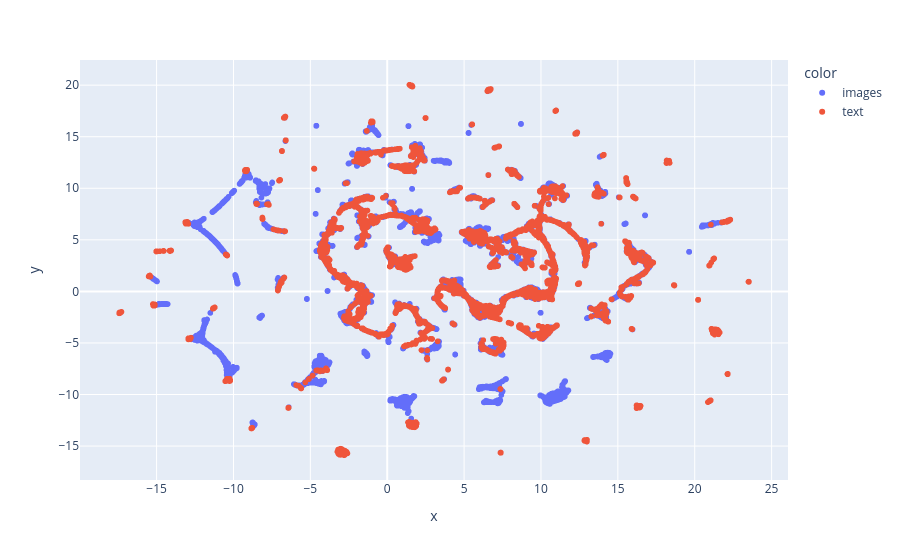

This figure's notebook cell:
### Code cell
# take a subset of the image embeddings and plot them with plotly interactively (in 2D using umap) showing the edge_index[0, i] on hover
import umap
import plotly.express as px
reducer = umap.UMAP()
#from sklearn.decomposition import PCA
#reducer = PCA(n_components=2)

embedding_2d = reducer.fit_transform(np.concatenate([clip_images, clip_texts], axis=0) ) # take only first 
fig = px.scatter(x=embedding_2d[:, 0], y=embedding_2d[:, 1],
                hover_data=[np.concatenate([np.arange(len(clip_images)), np.arange(len(clip_texts))], axis=0),
                            np.concatenate([test_graph_data.edge_index[0, :len(clip_images)].cpu().numpy(), test_graph_data.edge_index[1, :len(clip_texts)].cpu().numpy()], axis=0)], 
                color=['images']*(len(clip_images)) + ['text']*(len(clip_texts)))
fig.show()

### Figure 1 — Plotly figure (JSON) as saved in the notebook; plotly's stock layout.template omitted (floating-point values rounded to 4 significant figures; data arrays with more than 128 entries replaced by an {"elided": "..."} marker saying what was removed)
{"data": [{"customdata": {"elided": "9914x2 int values"}, "hovertemplate": "color=images<br>x=%{x}<br>y=%{y}<br>hover_data_0=%{customdata[0]}<br>hover_data_1=%{customdata[1]}<extra></extra>", "legendgroup": "images", "marker": {"color": "#636efa", "symbol": "circle"}, "mode": "markers", "name": "images", "showlegend": true, "type": "scattergl", "x": {"elided": "9914 float values"}, "xaxis": "x", "y": {"elided": "9914 float values"}, "yaxis": "y"}, {"customdata": {"elided": "9914x2 int values"}, "hovertemplate": "color=text<br>x=%{x}<br>y=%{y}<br>hover_data_0=%{customdata[0]}<br>hover_data_1=%{customdata[1]}<extra></extra>", "legendgroup": "text", "marker": {"color": "#EF553B", "symbol": "circle"}, "mode": "markers", "name": "text", "showlegend": true, "type": "scattergl", "x": {"elided": "9914 float values"}, "xaxis": "x", "y": {"elided": "9914 float values"}, "yaxis": "y"}], "layout": {"legend": {"title": {"text": "color"}, "tracegroupgap": 0}, "margin": {"t": 60}, "xaxis": {"anchor": "y", "domain": [0, 1], "title": {"text": "x"}}, "yaxis": {"anchor": "x", "domain": [0, 1], "title": {"text": "y"}}}}
